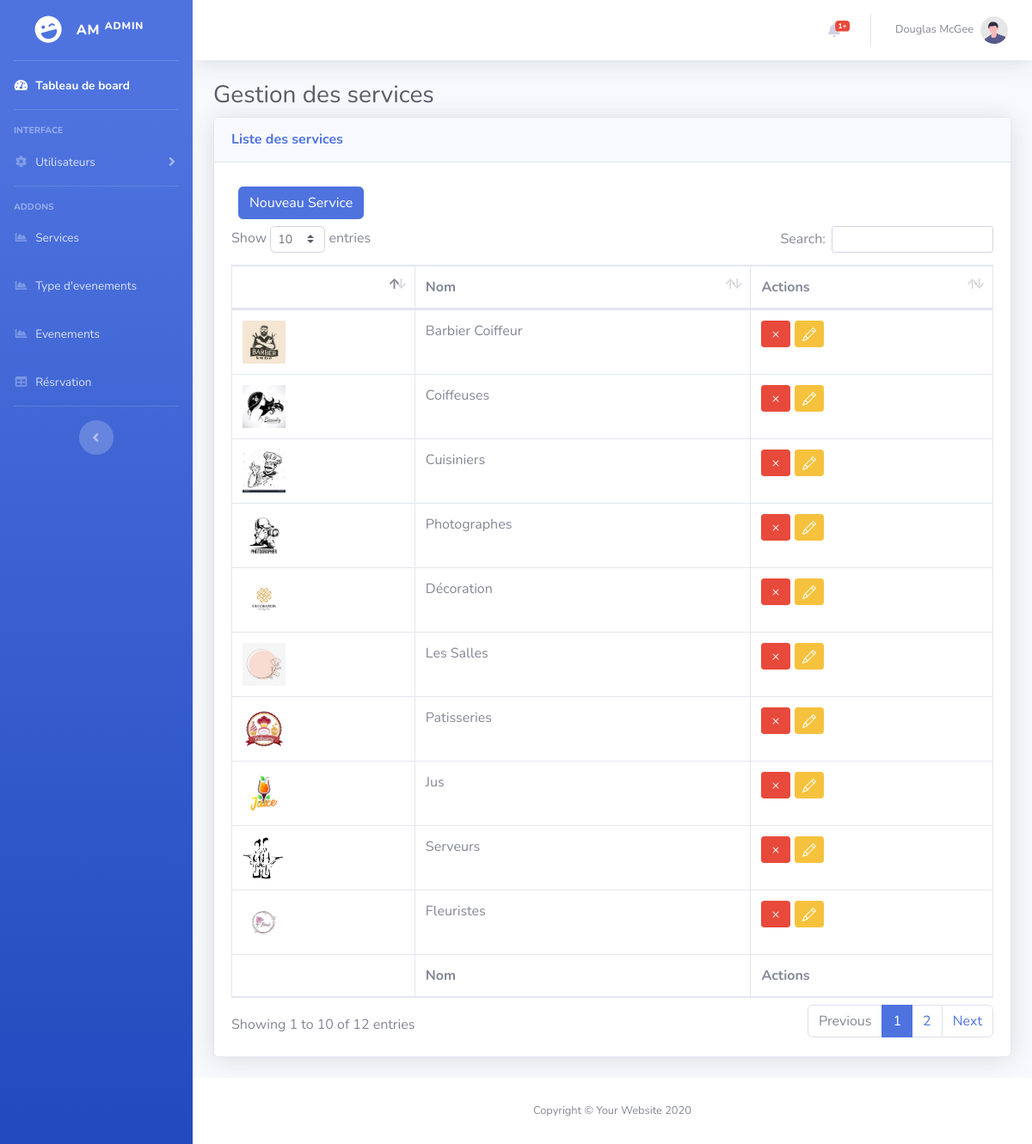
Screenshot of /admin/services.php with the database file from the repository.
### tables this page shows
CREATE TABLE `services` (
  `id` int(11) NOT NULL,
  `libelle` varchar(50) NOT NULL,
  `description` text NOT NULL,
  `image` varchar(255) NOT NULL
);

### admin/services.php (the view, shortened to what this page needs)
<!DOCTYPE html>
<html lang="en">
<head>
    <link href="vendor/fontawesome-free/css/all.min.css" rel="stylesheet" type="text/css">
    <link href="css/sb-admin-2.min.css" rel="stylesheet">
    <link href="vendor/datatables/dataTables.bootstrap4.min.css" rel="stylesheet">
</head>
<body id="page-top">
    <div id="wrapper">
        <ul class="navbar-nav bg-gradient-primary sidebar sidebar-dark accordion" id="accordionSidebar">
            <a class="sidebar-brand d-flex align-items-center justify-content-center" href="index.html">
                <div class="sidebar-brand-icon rotate-n-15">
                    <i class="fas fa-laugh-wink"></i>
                </div>
                <div class="sidebar-brand-text mx-3">AM <sup>Admin</sup></div>
            </a>
            <hr class="sidebar-divider my-0">
            <li class="nav-item active">
                <a class="nav-link" href="bienvenue.php">
                    <i class="fas fa-fw fa-tachometer-alt"></i>
                    <span>Tableau de board</span></a>
            </li>
            <hr class="sidebar-divider">
            <div class="sidebar-heading">
                Interface
            </div>
            <li class="nav-item">
                <a class="nav-link collapsed" href="#" data-toggle="collapse" data-target="#collapseTwo"
                    aria-expanded="true" aria-controls="collapseTwo">
                    <i class="fas fa-fw fa-cog"></i>
                    <span>Utilisateurs</span>
                </a>
            </li>
            <hr class="sidebar-divider">
            <div class="sidebar-heading">
                Addons
            </div>
            <li class="nav-item">
                <a class="nav-link" href="/events/admin/services.php">
                    <i class="fas fa-fw fa-chart-area"></i>
                    <span>Services</span></a>
            </li>
            <li class="nav-item">
                <a class="nav-link" href="/events/admin/type_evenements.php">
                    <i class="fas fa-fw fa-chart-area"></i>
                    <span>Type d'evenements</span></a>
            </li>
            <li class="nav-item">
                <a class="nav-link" href="/events/admin/evenements.php">
                    <i class="fas fa-fw fa-chart-area"></i>
                    <span>Evenements</span></a>
            </li>
            <li class="nav-item">
                <a class="nav-link" href="tables.html">
                    <i class="fas fa-fw fa-table"></i>
                    <span>Résrvation</span></a>
            </li>
            <hr class="sidebar-divider d-none d-md-block">
            <div class="text-center d-none d-md-inline">
                <button class="rounded-circle border-0" id="sidebarToggle"></button>
            </div>
        </ul>
        <div id="content-wrapper" class="d-flex flex-column">
            <div id="content">
                <nav class="navbar navbar-expand navbar-light bg-white topbar mb-4 static-top shadow">
                    <ul class="navbar-nav ml-auto">
                        <li class="nav-item dropdown no-arrow mx-1">
                            <a class="nav-link dropdown-toggle" href="#" id="alertsDropdown" role="button"
                                data-toggle="dropdown" aria-haspopup="true" aria-expanded="false">
                                <i class="fas fa-bell fa-fw"></i>
                                <span class="badge badge-danger badge-counter">1+</span>
                            </a>
                        </li>
                        <li class="nav-item dropdown no-arrow">
                            <a class="nav-link dropdown-toggle" href="#" id="userDropdown" role="button"
                                data-toggle="dropdown" aria-haspopup="true" aria-expanded="false">
                                <span class="mr-2 d-none d-lg-inline text-gray-600 small">Douglas McGee</span>
                                <img class="img-profile rounded-circle"
                                    src="img/undraw_profile.svg">
                            </a>
                        </li>
                    </ul>
                </nav>
                <div class="container-fluid">
                    <h1 class="h3 mb-2 text-gray-800">Gestion des services</h1>
                    <div class="card shadow mb-4">
                        <div class="card-header py-3">
                            <h6 class="m-0 font-weight-bold text-primary">Liste des services</h6>
                        </div>
                        <div class="card-body">
                            <div class="table-responsive">
                            <a href="ajouter-service.php" class="btn btn-primary m-2">Nouveau Service </a>
                                <table class="table table-bordered" id="dataTable" width="100%" cellspacing="0">
                                    <thead>
                                        <tr>
                                            <th></th>
                                            <th>Nom</th>
                                            <th>Actions</th>
                                        </tr>
                                    </thead>
                                    <tfoot>
                                        <tr>
                                            <th></th>
                                            <th>Nom</th>
                                            <th>Actions</th>
                                        </tr>
                                    </tfoot>
                                    <tbody>
                                        <?php
                                        $con = mysqli_connect('localhost', 'root', '', 'db_events');
                                        $sql = "SELECT * FROM services";
                                        $results = mysqli_query($con, $sql);
                                        foreach ($results as $service) {
                                        ?>
                                            <tr>
                                                <td>
                                                    <a href="/events/assets/<?= $service['image'] ?>" target="_blank">
                                                        <img height="50px" width="50px" src="/events/assets/<?= $service['image'] ?>" />
                                                    </a>
                                                </td>
                                                <td><?= $service['libelle'] ?></td>
                                                <td>
                                                    <a class="btn btn-danger btn-sm" href="supprimer-service.php?id=<?= $service['id'] ?>"></a>
                                                    <a class="btn btn-warning btn-sm" href="modifier-service.php?id=<?= $service['id'] ?>"></a>
                                                </td>
                                            </tr>
                                        <?php
                                        }
                                        ?>
                                    </tbody>
                                </table>
                            </div>
                        </div>
                    </div>
                </div>
            </div>
            <footer class="sticky-footer bg-white">
                <div class="container my-auto">
                    <div class="copyright text-center my-auto">
                        <span>Copyright &copy; Your Website 2020</span>
                    </div>
                </div>
            </footer>
        </div>
    </div>
</body>
</html>

### rows the page displays
services: image (picture), libelle "Barbier Coiffeur"
services: image (picture), libelle "Coiffeuses"
services: image (picture), libelle "Cuisiniers"
services: image (picture), libelle "Photographes"
services: image (picture), libelle "Décoration"
services: image (picture), libelle "Les Salles"
services: image (picture), libelle "Patisseries"
services: image (picture), libelle "Jus"
services: image (picture), libelle "Serveurs"
services: image (picture), libelle "Fleuristes"
